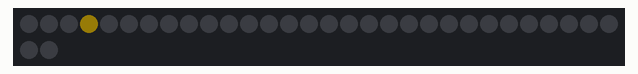
Simulated run of this sketch. Board: Arduino Uno, built with avr-gcc and run on an emulated ATmega328P. On the bench: 32 RGB LEDs in strip order, left to right, continuing on the next row. Dim RGB values are drawn brighter than linear; random numbers use the default seed unless the sketch sets one.

Above: at 0.15 s.
At 5.0 s:
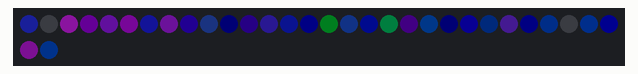
At 9.85 s:
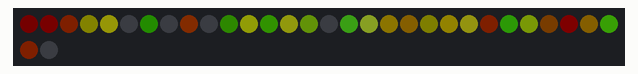
At 19.86 s:
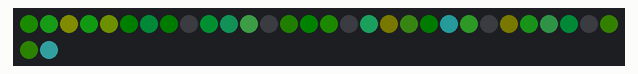
At 29.57 s:
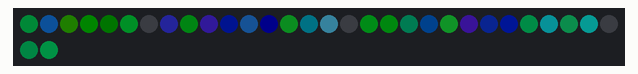
At 39.57 s:
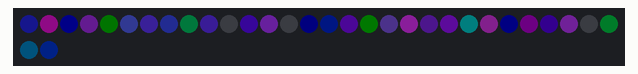

The sketch:

example-11-confetti.ino
```cpp
//
// Arduino Light Studies examples
// Jonas Vorwerk 2018
// https://jonasvorwerk.nl
//

#include "FastLED.h"

#define NUM_LEDS    32
#define DATA_PIN    13
#define CLOCK_PIN   12
#define LED_TYPE    APA102
#define COLOR_ORDER BGR
#define BRIGHTNESS  32
#define FRAMES_PER_SECOND 30

byte hue = 20;
byte sat = 255;
byte val = 255;

CRGB leds[NUM_LEDS];

void setup() {
  //FastLED.addLeds<LED_TYPE, DATA_PIN>(leds, NUM_LEDS);
  //FastLED.addLeds<LED_TYPE,DATA_PIN,COLOR_ORDER>(leds, NUM_LEDS);
  FastLED.addLeds<LED_TYPE,DATA_PIN,CLOCK_PIN,COLOR_ORDER>(leds, NUM_LEDS);
  FastLED.setBrightness(BRIGHTNESS);
  FastLED.clear();
}

void loop() {

  EVERY_N_MILLISECONDS( 20 ) { hue++; }

  confetti();

  FastLED.show();
  FastLED.delay(1000/FRAMES_PER_SECOND);

}

void confetti() {
  // random colored speckles that blink in and fade smoothly
  fadeToBlackBy( leds, NUM_LEDS, 10);
  int pos = random16(NUM_LEDS);
  leds[pos] += CHSV( hue + random8(64), 200, 255);
}
```
